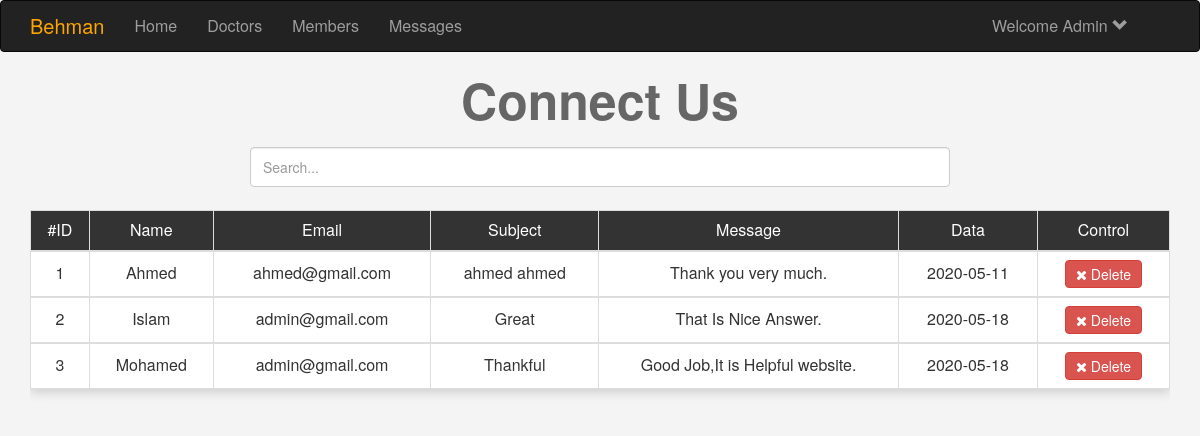
The page /connectus.php (signed in) on the database its author committed.
### tables this page shows
CREATE TABLE `connectus` (
  `ID` int(11) NOT NULL,
  `Name` varchar(50) NOT NULL,
  `Email` varchar(50) NOT NULL,
  `Subject` text NOT NULL,
  `Message` text NOT NULL,
  `Date` date NOT NULL
);

### includes/functions/functions.php (called while the page is built, shortened)
<?php
	include 'includes/templates/footer.php';
?>

### initialize.php (called while the page is built, shortened)
<?php
	    $tpl  = 'includes/templates/';
	   	$func = 'includes/functions/';
	   	include $func .  'functions.php';
	    include $tpl  .  'header.php';
		if (isset($noNavbar) ) { include $tpl  .  'navbar.php'; }
?>

### connectus.php (the view, shortened to what this page needs)
<?php
	$noNavbar = " ";
	if(isset($_SESSION['adminName'])){
		include 'initialize.php';
		$do = isset($_GET['do']) ? $_GET['do'] : "manage";
		if ($do == 'manage'){
		$stmt = $con->prepare("SELECT * FROM ConnectUs");
		$stmt -> execute();
		$rows = $stmt->fetchAll();
?>
		<h1 class="text-center">Connect Us</h1>
			<div class="container">
				<center><input class="form-control" id="myInput" type="text" placeholder="Search... "> <br><center>
				<div class="table-responsive">
					<table class="main-table manage-members text-center table table-bordered">
						<tr>
							<td class="table-head">#ID</td>
							<td class="table-head">Name</td>
							<td class="table-head">Email</td>
							<td class="table-head">Subject</td>
							<td class="table-head">Message</td>
							<td class="table-head">Data</td>
							<td class="table-head">Control</td>
						</tr>
					<?php
						foreach($rows as $row){
							echo "<tbody id='myTable'>";
							echo "<tr>";
								echo "<td>".$row['ID']."</td>";
								echo "<td>".$row['Name']."</td>";
								echo "<td>".$row['Email']."</td>";
								echo "<td class='Subject'>".$row['Subject']."</td>";
								echo "<td class='Message'>".$row['Message']."</td>";
								echo "<td>".$row['Date']."</td>";
							    echo"<td>
								<a href='connectus.php?do=delete&id=".$row['ID']."'class='btn btn-danger confirm'>
								<i class='fa fa-close'> </i> Delete </a>
								";
									echo "</td>";
								echo "</tr>";
								echo "</tbody>";
						}
					?>
					</table>
				</div>
			</div>
<?php
	    }
	}else{
		header('Location: index.php');
		exit();
	}
?>
<?php
	include $tpl.'footer.php';
?>

### includes/templates/footer.php (shortened to what this page needs)
	</body>
</html>

### includes/templates/header.php (shortened to what this page needs)
<!DOCTYPE html>
<html>
	<head>
        <link rel="stylesheet" href="layout/css/bootstrap.min.css"/>
        <link rel="stylesheet" href="layout/css/Main.css"/>
        <link rel="stylesheet" href="layout/css/font-awesome4.min.css" />
	</head>
	<body>

### includes/templates/navbar.php (shortened to what this page needs)
<nav class="navbar navbar-inverse">
	  <div class="container">
	    <div class="navbar-header">
	      <a class="navbar-brand" style="color: Orange ;font-size: 20px">Behman</a>
	    </div>
	    <div class="collapse navbar-collapse" id="bs-example-navbar-collapse-1">
	    <div class="navbar-links">
	      <ul class="nav navbar-nav">
		    <?php
				$username = $_SESSION['adminName'];
			?>
			<li><a href="Dashboard.php">Home</a></li>
			<li><a href="doctors.php">Doctors</a></li>
			<li><a href="Members.php">Members</a></li>
			<li><a href="connectus.php">Messages</a></li>
			<?php
				echo"
		        <li class='dropdown admin-dropdown'>
		          <a href='#' class='dropdown-toggle ad-dropdown' data-toggle='dropdown' role='button' aria-haspopup='true' aria-expanded='false'>Welcome $username <span><i class='glyphicon glyphicon-chevron-down'></i></span></a>
		          <ul class='dropdown-menu'>
		            <li>
		            <a href='admin.php'>Add Another Admin</a>
		            </li>
		            <li role='separator' class='divider'></li>
		            <li>
		            <a href='logout.php'>Logout</a>
		            </li>
		          </ul>
		        </li>
		      </ul>
		      ";
		    ?>
		</div>
	    </div>
	  </div>
</nav>

### layout/css/Main.css (style rules this page uses)
body { background-color: #F4F4F4; font-size: 16px; }
h1 { font-size: 50px; margin: 20px 0; font-weight: bold; color: #666; }
.admin-dropdown { margin-left: 500px; }
#myInput { width: 700px; height: 40px; position: relative; }
.main-table { -webkit-box-shadow: 0 3px 10px #CCC; -moz-box-shadow: 0 3px 10px #CCC; box-shadow: 0 3px 10px #CCC; }
.main-table td { background-color: #FFF; vertical-align: middle !important; }
.main-table .Message { width: 300px; }
.main-table .table-head { background-color: #333; color:#FFF; }
.main-table .btn { padding: 3px 10px; }

### rows shown on the page
connectus: ID "1", Name "Ahmed", Email "ahmed@gmail.com", Subject "ahmed ahmed", Message "Thank you very much.", Date "2020-05-11"
connectus: ID "2", Name "Islam", Email "admin@gmail.com", Subject "Great", Message "That Is Nice Answer.", Date "2020-05-18"
connectus: ID "3", Name "Mohamed", Email "admin@gmail.com", Subject "Thankful", Message "Good Job,It is Helpful website.", Date "2020-05-18"

### other values the page prints
$username "Admin"
